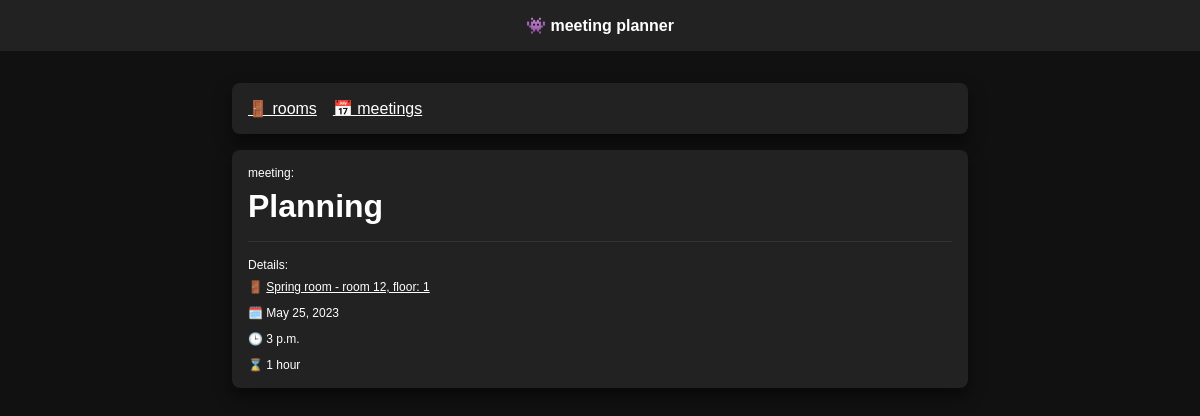
The app's page /meetings/meeting/1 with its own data.
### meetings/models.py (models this page shows, shortened)
class Meeting(models.Model):
    title = models.CharField(max_length=200)
    date = models.DateField()
    start_time = models.TimeField(default=time(9))
    duration = models.IntegerField(default=1)
    room = models.ForeignKey(Room, on_delete=models.CASCADE)

class Room(models.Model):
    name = models.CharField(max_length=50)
    floor = models.IntegerField()
    room_number = models.IntegerField()
    def __str__(self):
        return f"{self.name} - room {self.room_number}, floor: {self.floor}"

### meetings/views.py (the view)
# urls.py: path('meeting/<int:id>', meeting, name='meeting'),
def meeting(request, id):
    meeting = get_object_or_404(Meeting, pk=id)
    return render(
        request,
        "website/meeting.html",
        {
            "title": meeting.title,
            "start_time": meeting.start_time,
            "duration": meeting.duration,
            "room": meeting.room,
            "date": meeting.date,
        },
    )

### meetings/templates/website/meeting.html (shortened to what this page needs)
{% extends 'website/base.html' %}
{% block content %}
<div class="card row">
  <a href="{% url 'rooms' %}">🚪 rooms</a>
  <a href="{% url 'meetings' %}">📅 meetings</a>
</div>
<div class="card">
  <div class="card-line">
    <span class="min-text">meeting:</span>
    <h1>{{title}}</h1>
  </div>
  <hr />
  <div class="card-line">
    <span class="min-text">Details:</span>
    <ul class="list">
      <li class="min-text">
        🚪 <a href="{% url 'room' room.id %}">{{room}}</a>
      </li>
      <li class="min-text">🗓️ {{date}}</li>
      <li class="min-text">🕒 {{start_time}}</li>
      <li class="min-text">⌛ {{duration}} hour</li>
    </ul>
  </div>
</div>
{% endblock content %}

### meetings/static/website/global.css (style rules this page uses)
body { font-family: sans-serif; background: #111; color: #fff; }
a { color: #fff; }
hr { border: #333 1px solid; border-bottom: none; }
ul { padding: 0; }
li { list-style: none; }
li + li { margin-top: 0.5rem; }
* { margin: 0; padding: 0; box-sizing: border-box; font-family: "Trebuchet MS", "Ubuntu", "Lucida Sans Unicode", "Lucida Grande", "Lucida Sans", Arial, sans-serif; }
.card { background: #222; display: flex; flex-direction: column; gap: 1rem; padding: 1rem; border-radius: 0.5rem; box-shadow: 0 8px 16px rgba(0, 0, 0, 0.5); }
.card.row { flex-direction: row; }
.card-line { display: flex; flex-direction: column; gap: 0.5rem; }
.list { display: flex; flex-direction: column; gap: 0.25rem; }
.min-text { font-size: 0.75rem; }

### records on screen
Meeting: title "Planning", date "May 25, 2023", start_time "3 p.m."
Room: name+room_number+floor "Spring room - room 12, floor: 1"

### other values on screen
{{ duration }} "1"
